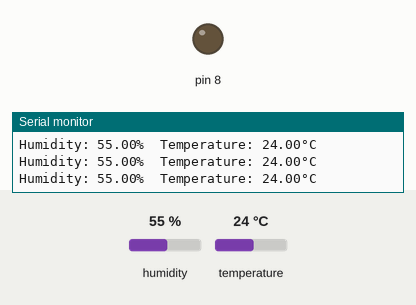
A sketch run on a simulated Arduino Uno, built with avr-gcc and run on an emulated ATmega328P. Shown: output pins drawn as LEDs (lit = HIGH), the last lines printed to the serial monitor. The test bench sets the inputs (shaded band); at power-on: temperature 24 °C, humidity 55 %.

Above: at 3.8 s.
3.9 s: temperature set to 27.3 °C
6.7 s: temperature set to 28.4 °C
At 7.9 s:
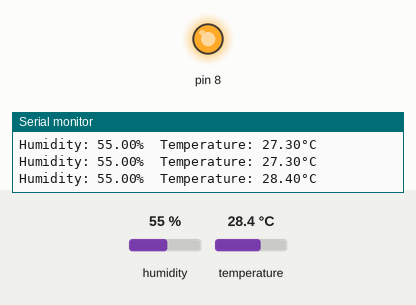
9.5 s: temperature set to 12 °C
At 11.5 s:
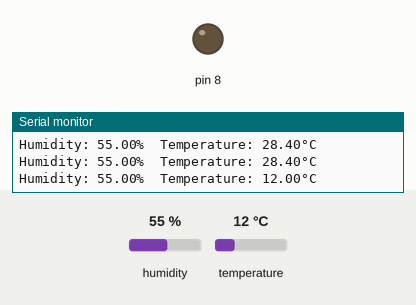
12.5 s: temperature set to 33 °C
At 14.5 s:
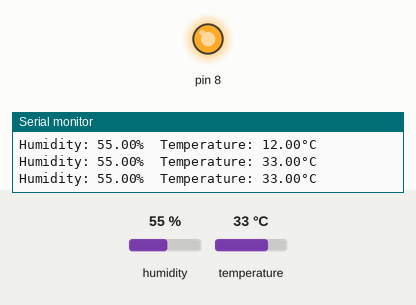
Timing chart, 0 to 16.0 s (numbered marks = the images above; inputs shaded):
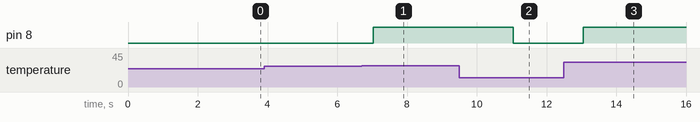

The sketch:

Test01_delete.ino
```cpp
#include <DHT.h>

#define DHTPIN 2     // Digital pin connected to the DHT sensor
#define DHTTYPE DHT22   // DHT  22  (AM2302), AM2321

DHT dht(DHTPIN, DHTTYPE);

void setup() {
  Serial.begin(9600);
  Serial.println("DHT22 test!");
  pinMode(8,OUTPUT);
  dht.begin();
}

void loop() {
  // Wait a few seconds between measurements.
  delay(1000);

  // Reading temperature or humidity takes about 250 milliseconds!
  float humidity = dht.readHumidity();
  float temperature = dht.readTemperature();

  // Check if any reads failed and exit early (to try again).
  if (isnan(humidity) || isnan(temperature)) {
    Serial.println("Failed to read from DHT sensor!");
    return;
  }

  // Display the temperature and humidity readings on the Serial Monitor
  Serial.print("Humidity: ");
  Serial.print(humidity);
  Serial.print("%\t");
  Serial.print("Temperature: ");
  Serial.print(temperature);
  Serial.println("°C");
  if(temperature > 28){
    digitalWrite(8,HIGH);
  }
  else{
    digitalWrite(8,LOW);
  }
}
```

Measured:
- the behaviour switches between 28 and 28.1 °C on temperature (found by bisection; images 0 and 1)
- after the input at 6.7 s, pin 8: LOW → HIGH after 0.33 s
- after the input at 9.5 s, pin 8: HIGH → LOW after 1.5 s
- after the input at 12.5 s, pin 8: LOW → HIGH after 0.55 s
